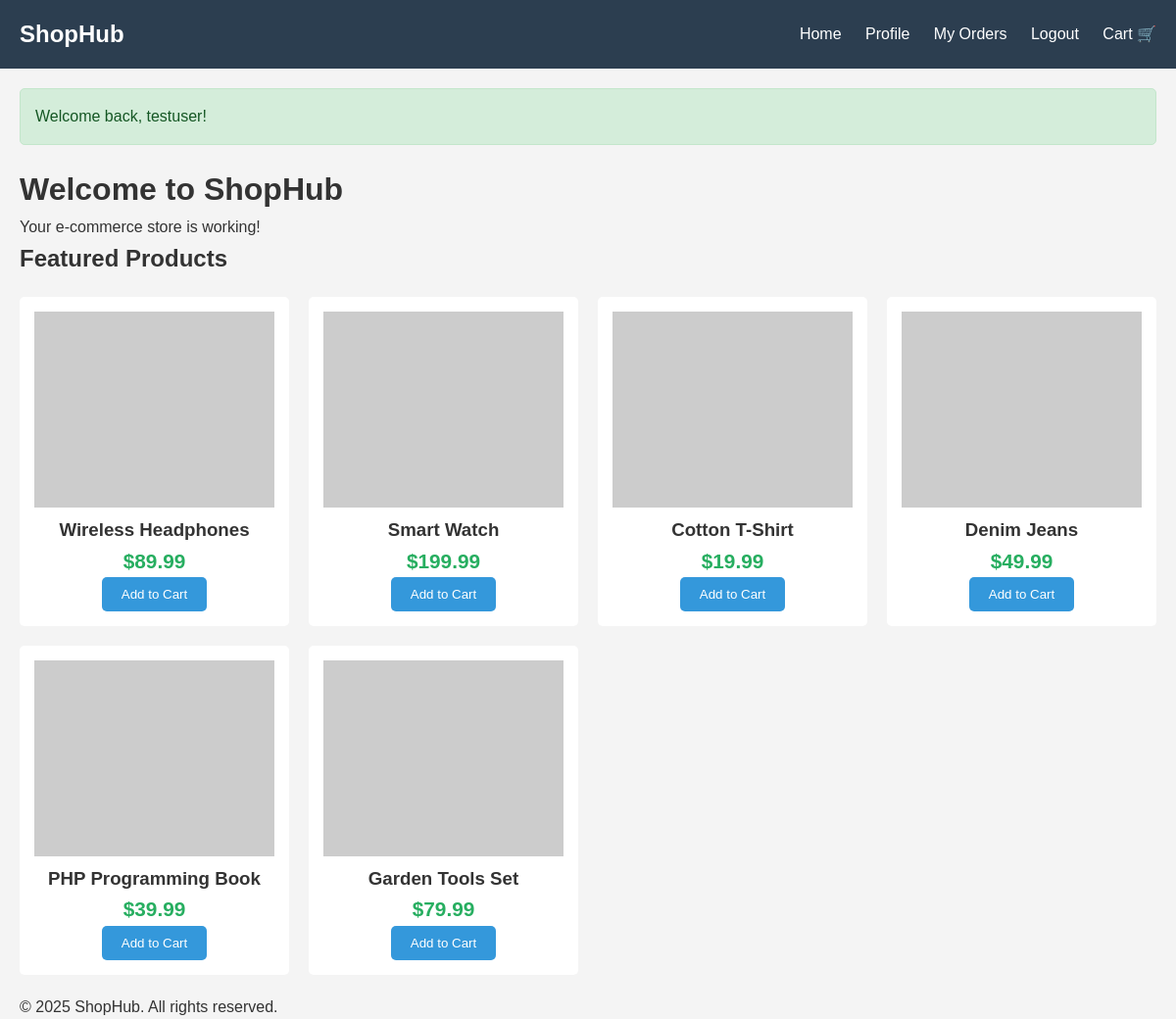
/index.php (signed in), run on the app's committed database.
### tables this page shows
CREATE TABLE `products` (
    `id` INT PRIMARY KEY AUTO_INCREMENT,
    `category_id` INT,
    `name` VARCHAR(100) NOT NULL,
    `description` TEXT,
    `price` DECIMAL(10,2) NOT NULL,
    `stock_quantity` INT DEFAULT 0,
    `image_url` VARCHAR(255),
    `created_at` TIMESTAMP DEFAULT CURRENT_TIMESTAMP,
    FOREIGN KEY (`category_id`) REFERENCES `categories`(`id`) ON DELETE SET NULL
);

### public/index.php (the view, shortened to what this page needs)
<?php
require_once __DIR__ . '/../includes/config.php';
require_once INCLUDES_PATH . '/header.php';
?>
<h1>Welcome to <?php echo SITE_NAME; ?></h1>
<p>Your e-commerce store is working!</p>
<?php
try {
    $stmt = $pdo->query("SELECT * FROM products LIMIT 6");
    $products = $stmt->fetchAll(PDO::FETCH_ASSOC);
    if ($products) {
        echo "<h2>Featured Products</h2>";
        echo "<div class='products-grid'>";
        foreach ($products as $product) {
            echo "<div class='product-card'>";
            echo "<img src='" . htmlspecialchars($product['image_url']) . "' alt='" . htmlspecialchars($product['name']) . "'>";
            echo "<h3>" . htmlspecialchars($product['name']) . "</h3>";
            echo "<p class='price'>$" . number_format($product['price'], 2) . "</p>";
            echo "<form method='POST' action='add_to_cart.php'>";
            echo "<button type='submit'>Add to Cart</button>";
            echo "</form>";
            echo "</div>";
        }
        echo "</div>";
    } else {
        echo "<p>No products found in database.</p>";
    }
} catch (PDOException $e) {
    echo "<p>Error loading products: " . $e->getMessage() . "</p>";
}
?>
<?php require_once INCLUDES_PATH . '/footer.php'; ?>

### public/assets/css/style.css (style rules this page uses)
* { margin: 0; padding: 0; box-sizing: border-box; }
body { font-family: Arial, sans-serif; line-height: 1.6; background: #f4f4f4; color: #333; }
.products-grid { display: grid; grid-template-columns: repeat(auto-fill, minmax(250px, 1fr)); gap: 20px; margin: 20px 0; }
.product-card { background: #fff; padding: 15px; border-radius: 5px; text-align: center; }
.product-card img { width: 100%; height: 200px; object-fit: cover; }
.price { color: #27ae60; font-size: 1.3rem; font-weight: bold; }
button { background: #3498db; color: white; padding: 10px 20px; border: none; border-radius: 5px; cursor: pointer; }

### data on the page
products: name "Wireless Headphones", price "89.99"
products: name "Smart Watch", price "199.99"
products: name "Cotton T-Shirt", price "19.99"
products: name "Denim Jeans", price "49.99"
products: name "PHP Programming Book", price "39.99"
products: name "Garden Tools Set", price "79.99"

### other printed values
SITE_NAME "ShopHub"
$_SESSION['message'] "Welcome back, testuser!"
